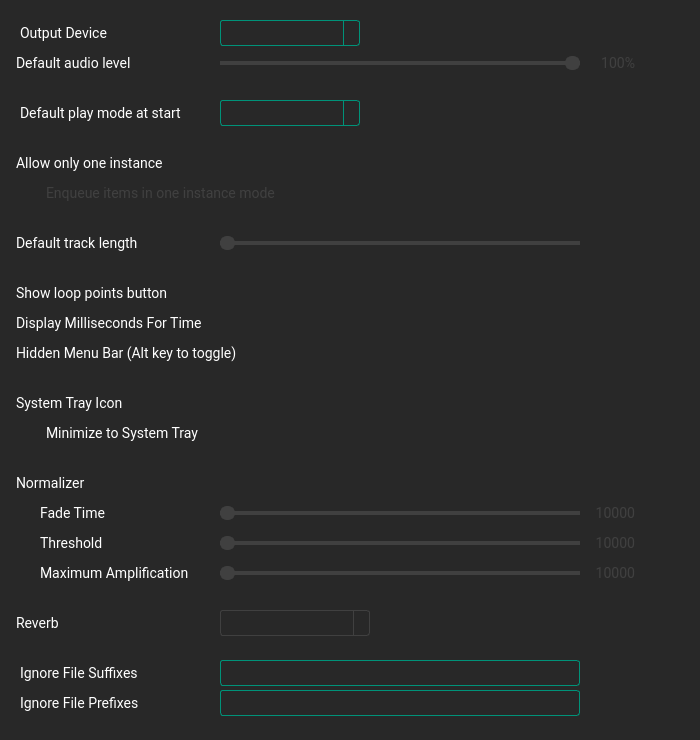
   <widget class="QWidget" name="scrollAreaWidgetContentsGeneral">
    <property name="geometry">
     <rect>
      <x>0</x>
      <y>0</y>
      <width>700</width>
      <height>740</height>
     </rect>
    </property>
    <property name="sizePolicy">
     <sizepolicy hsizetype="Preferred" vsizetype="Fixed">
      <horstretch>0</horstretch>
      <verstretch>0</verstretch>
     </sizepolicy>
    </property>
    <property name="minimumSize">
     <size>
      <width>0</width>
      <height>740</height>
     </size>
    </property>
    <property name="maximumSize">
     <size>
      <width>16777215</width>
      <height>690</height>
     </size>
    </property>
    <property name="styleSheet">
     <string notr="true">
QWidget
{
border-color:#ff2828;
selection-background-color: #333333/*selection*/;
selection-color: #ffffff/*main text*/;
font-family:Roboto;
font-size:14px;
background-color:#282828/*background*/;
color:#ffffff/*main text*/;
}
QTextEdit {
    border: 8px solid;
	border-color:#009379/*main*/; 
    border-radius: 3px;
    padding: 1px 18px 1px 3px;
    min-width: 6em;
}

QSlider::groove:horizontal { 
	background-color: #404040/*medium*/;
	height: 4px; 
	border-radius: 4px;
}
QSlider::handle:horizontal { 
	background-color: #009379/*main*/; 
	border: 2px solid #009379/*main*/; 
	width: 11px; 
	height: 20px; 
	line-height: 20px; 
	margin-top: -5px; 
	margin-bottom: -5px; 
	border-radius: 7px; 
}
QSlider::handle:horizontal:hover { 
	background-color: #00c09e/*main hover*/; 
	border: 2px solid #00c09e/*main hover*/; 
}

QSlider::sub-page:horizontal {
background-color:#009379/*main*/; 
}
QComboBox {
    border: 1px solid;
	border-color: #009379/*main*/; 
    border-radius: 3px;
    padding: 1px 18px 1px 3px;
}

QComboBox:!editable, QComboBox::drop-down:editable {
}

/* QComboBox gets the &quot;on&quot; state when the popup is open */
QComboBox:!editable:on, QComboBox::drop-down:editable:on {
    background: #333333/*selection*/
}

QComboBox:on { /* shift the text when the popup opens */
    padding-top: 3px;
    padding-left: 4px;
}

QComboBox::drop-down {
    subcontrol-origin: padding;
    subcontrol-position: top right;
    width: 15px;

    border-left-width: 1px;
    border-left-color: #009379/*main*/; 
    border-left-style: solid; /* just a single line */
    border-top-right-radius: 3px; /* same radius as the QComboBox */
    border-bottom-right-radius: 3px;
}
QComboBox QAbstractItemView {
    border: 1px solid;
	border-color: #009379/*main*/; 
    background-color:#282828/*background*/;
	outline:none;
}

QComboBox::down-arrow:on { /* shift the arrow when popup is open */
    top: 1px;
    left: 1px;
}

QLineEdit {
    border: 1px solid;
	border-color:#009379/*main*/; 
    border-radius: 3px;
    padding: 1px 18px 1px 3px;
    min-width: 6em;
}

QWidget:disabled
{
color:#404040/*medium*/;

}
QSlider::handle:disabled {
	background-color: #404040/*medium*/;
	border: 2px solid #404040/*medium*/;
}
QSlider::sub-page:horizontal:disabled {
background-color:#404040/*medium*/;
}
QComboBox:disabled {
    border: 1px solid #404040/*medium*/;

}
QComboBox::drop-down:disabled {

    border-left-color: #404040/*medium*/;

}

QCheckBox::indicator {
    width: 0px;
    height: 0px;
    border: 0px;
}
 </string>
    </property>
    <widget class="QLabel" name="labelOutputDevice">
     <property name="geometry">
      <rect>
       <x>20</x>
       <y>20</y>
       <width>125</width>
       <height>26</height>
      </rect>
     </property>
     <property name="text">
      <string>Output Device</string>
     </property>
    </widget>
    <widget class="QComboBox" name="comboBoxOutputDevice">
     <property name="geometry">
      <rect>
       <x>220</x>
       <y>20</y>
       <width>140</width>
       <height>26</height>
      </rect>
     </property>
    </widget>
    <widget class="QCheckBox" name="checkBoxDefaultAudioLevel">
     <property name="geometry">
      <rect>
       <x>10</x>
       <y>50</y>
       <width>200</width>
       <height>26</height>
      </rect>
     </property>
     <property name="text">
      <string>Default audio level</string>
     </property>
     <property name="iconSize">
      <size>
       <width>40</width>
       <height>40</height>
      </size>
     </property>
    </widget>
    <widget class="QSlider" name="sliderDefaultAudioLevel">
     <property name="enabled">
      <bool>false</bool>
     </property>
     <property name="geometry">
      <rect>
       <x>220</x>
       <y>50</y>
       <width>360</width>
       <height>26</height>
      </rect>
     </property>
     <property name="maximum">
      <number>100</number>
     </property>
     <property name="sliderPosition">
      <number>100</number>
     </property>
     <property name="orientation">
      <enum>Qt::Orientation::Horizontal</enum>
     </property>
     <property name="invertedAppearance">
      <bool>false</bool>
     </property>
     <property name="invertedControls">
      <bool>false</bool>
     </property>
     <property name="tickPosition">
      <enum>QSlider::TickPosition::NoTicks</enum>
     </property>
    </widget>
    <widget class="QLabel" name="labelDefaultAudioLevelValue">
     <property name="enabled">
      <bool>false</bool>
     </property>
     <property name="geometry">
      <rect>
       <x>590</x>
       <y>50</y>
       <width>45</width>
       <height>26</height>
      </rect>
     </property>
     <property name="text">
      <string>100%</string>
     </property>
     <property name="alignment">
      <set>Qt::AlignmentFlag::AlignRight|Qt::AlignmentFlag::AlignTrailing|Qt::AlignmentFlag::AlignVCenter</set>
     </property>
    </widget>
    <widget class="QLabel" name="labelDefaultPlayMode">
     <property name="geometry">
      <rect>
       <x>20</x>
       <y>100</y>
       <width>171</width>
       <height>26</height>
      </rect>
     </property>
     <property name="text">
      <string>Default play mode at start</string>
     </property>
    </widget>
    <widget class="QComboBox" name="comboBoxDefaultPlayMode">
     <property name="enabled">
      <bool>true</bool>
     </property>
     <property name="geometry">
      <rect>
       <x>220</x>
       <y>100</y>
       <width>140</width>
       <height>26</height>
      </rect>
     </property>
     <property name="autoFillBackground">
      <bool>false</bool>
     </property>
     <property name="styleSheet">
      <string notr="true"/>
     </property>
     <property name="editable">
      <bool>false</bool>
     </property>
     <property name="currentText">
      <string/>
     </property>
     <property name="placeholderText">
      <string/>
     </property>
     <property name="frame">
      <bool>false</bool>
     </property>
    </widget>
    <widget class="QCheckBox" name="checkBoxOnlyOneInstance">
     <property name="geometry">
      <rect>
       <x>10</x>
       <y>150</y>
       <width>301</width>
       <height>26</height>
      </rect>
     </property>
     <property name="text">
      <string>Allow only one instance</string>
     </property>
     <property name="iconSize">
      <size>
       <width>40</width>
       <height>40</height>
      </size>
     </property>
    </widget>
    <widget class="QCheckBox" name="checkBoxEnqueueItems">
     <property name="enabled">
      <bool>false</bool>
     </property>
     <property name="geometry">
      <rect>
       <x>40</x>
       <y>180</y>
       <width>301</width>
       <height>26</height>
      </rect>
     </property>
     <property name="styleSheet">
      <string notr="true"/>
     </property>
     <property name="text">
      <string>Enqueue items in one instance mode</string>
     </property>
     <property name="iconSize">
      <size>
       <width>40</width>
       <height>40</height>
      </size>
     </property>
    </widget>
    <widget class="QCheckBox" name="checkBoxDefaultTrackLength">
     <property name="enabled">
      <bool>true</bool>
     </property>
     <property name="geometry">
      <rect>
       <x>10</x>
       <y>230</y>
       <width>301</width>
       <height>26</height>
      </rect>
     </property>
     <property name="toolTip">
      <string>Limit playback duration when unknown (does not apply to network streams)</string>
     </property>
     <property name="styleSheet">
      <string notr="true"/>
     </property>
     <property name="text">
      <string>Default track length</string>
     </property>
     <property name="iconSize">
      <size>
       <width>40</width>
       <height>40</height>
      </size>
     </property>
    </widget>
    <widget class="QSlider" name="sliderDefaultTrackLength">
     <property name="enabled">
      <bool>false</bool>
     </property>
     <property name="geometry">
      <rect>
       <x>220</x>
       <y>230</y>
       <width>360</width>
       <height>26</height>
      </rect>
     </property>
     <property name="minimum">
      <number>1</number>
     </property>
     <property name="maximum">
      <number>60</number>
     </property>
     <property name="orientation">
      <enum>Qt::Orientation::Horizontal</enum>
     </property>
     <property name="invertedAppearance">
      <bool>false</bool>
     </property>
     <property name="invertedControls">
      <bool>false</bool>
     </property>
     <property name="tickPosition">
      <enum>QSlider::TickPosition::NoTicks</enum>
     </property>
    </widget>
    <widget class="QLabel" name="labelDefaultTrackLengthValue">
     <property name="enabled">
      <bool>false</bool>
     </property>
     <property name="geometry">
      <rect>
       <x>590</x>
       <y>230</y>
       <width>45</width>
       <height>26</height>
      </rect>
     </property>
     <property name="alignment">
      <set>Qt::AlignmentFlag::AlignRight|Qt::AlignmentFlag::AlignTrailing|Qt::AlignmentFlag::AlignVCenter</set>
     </property>
    </widget>
    <widget class="QCheckBox" name="checkBoxShowLoopPoints">
     <property name="enabled">
      <bool>true</bool>
     </property>
     <property name="geometry">
      <rect>
       <x>10</x>
       <y>280</y>
       <width>301</width>
       <height>26</height>
      </rect>
     </property>
     <property name="styleSheet">
      <string notr="true"/>
     </property>
     <property name="text">
      <string>Show loop points button</string>
     </property>
     <property name="iconSize">
      <size>
       <width>40</width>
       <height>40</height>
      </size>
     </property>
    </widget>
    <widget class="QCheckBox" name="checkBoxMilliseconds">
     <property name="geometry">
      <rect>
       <x>10</x>
       <y>310</y>
       <width>301</width>
       <height>26</height>
      </rect>
     </property>
     <property name="text">
      <string>Display Milliseconds For Time</string>
     </property>
     <property name="iconSize">
      <size>
       <width>40</width>
       <height>40</height>
      </size>
     </property>
    </widget>
    <widget class="QCheckBox" name="checkBoxMenuBarHidden">
     <property name="geometry">
      <rect>
       <x>10</x>
       <y>340</y>
       <width>301</width>
       <height>26</height>
      </rect>
     </property>
     <property name="text">
      <string>Hidden Menu Bar (Alt key to toggle)</string>
     </property>
     <property name="iconSize">
      <size>
       <width>40</width>
       <height>40</height>
      </size>
     </property>
    </widget>
    <widget class="QCheckBox" name="checkBoxSystray">
     <property name="geometry">
      <rect>
       <x>10</x>
       <y>390</y>
       <width>301</width>
       <height>26</height>
      </rect>
     </property>
     <property name="text">
      <string>System Tray Icon</string>
     </property>
     <property name="iconSize">
      <size>
       <width>40</width>
       <height>40</height>
      </size>
     </property>
    </widget>
    <widget class="QCheckBox" name="checkBoxMinimizeToSystray">
     <property name="geometry">
      <rect>
       <x>40</x>
       <y>420</y>
       <width>301</width>
       <height>26</height>
      </rect>
     </property>
     <property name="text">
      <string>Minimize to System Tray</string>
     </property>
     <property name="iconSize">
      <size>
       <width>40</width>
       <height>40</height>
      </size>
     </property>
    </widget>
    <widget class="QCheckBox" name="checkBoxNormalizer">
     <property name="geometry">
      <rect>
       <x>10</x>
       <y>470</y>
       <width>301</width>
       <height>26</height>
      </rect>
     </property>
     <property name="text">
      <string>Normalizer</string>
     </property>
     <property name="iconSize">
      <size>
       <width>40</width>
       <height>40</height>
      </size>
     </property>
    </widget>
    <widget class="QLabel" name="labelNormalizerFadeTime">
     <property name="geometry">
      <rect>
       <x>40</x>
       <y>500</y>
       <width>125</width>
       <height>26</height>
      </rect>
     </property>
     <property name="text">
      <string>Fade Time</string>
     </property>
    </widget>
    <widget class="QSlider" name="sliderNormalizerFadeTime">
     <property name="enabled">
      <bool>false</bool>
     </property>
     <property name="geometry">
      <rect>
       <x>220</x>
       <y>500</y>
       <width>360</width>
       <height>26</height>
      </rect>
     </property>
     <property name="maximum">
      <number>20000</number>
     </property>
     <property name="pageStep">
      <number>1000</number>
     </property>
     <property name="orientation">
      <enum>Qt::Orientation::Horizontal</enum>
     </property>
    </widget>
    <widget class="QLabel" name="labelNormalizerFadeTimeValue">
     <property name="enabled">
      <bool>false</bool>
     </property>
     <property name="geometry">
      <rect>
       <x>590</x>
       <y>500</y>
       <width>45</width>
       <height>26</height>
      </rect>
     </property>
     <property name="text">
      <string>10000</string>
     </property>
     <property name="alignment">
      <set>Qt::AlignmentFlag::AlignRight|Qt::AlignmentFlag::AlignTrailing|Qt::AlignmentFlag::AlignVCenter</set>
     </property>
    </widget>
    <widget class="QLabel" name="labelNormalizerThreshold">
     <property name="geometry">
      <rect>
       <x>40</x>
       <y>530</y>
       <width>125</width>
       <height>26</height>
      </rect>
     </property>
     <property name="text">
      <string>Threshold</string>
     </property>
    </widget>
    <widget class="QSlider" name="sliderNormalizerThreshold">
     <property name="enabled">
      <bool>false</bool>
     </property>
     <property name="geometry">
      <rect>
       <x>220</x>
       <y>530</y>
       <width>360</width>
       <height>26</height>
      </rect>
     </property>
     <property name="maximum">
      <number>100</number>
     </property>
     <property name="orientation">
      <enum>Qt::Orientation::Horizontal</enum>
     </property>
    </widget>
    <widget class="QLabel" name="labelNormalizerThresholdValue">
     <property name="enabled">
      <bool>false</bool>
     </property>
     <property name="geometry">
      <rect>
       <x>590</x>
       <y>530</y>
       <width>45</width>
       <height>26</height>
      </rect>
     </property>
     <property name="text">
      <string>10000</string>
     </property>
     <property name="alignment">
      <set>Qt::AlignmentFlag::AlignRight|Qt::AlignmentFlag::AlignTrailing|Qt::AlignmentFlag::AlignVCenter</set>
     </property>
    </widget>
    <widget class="QLabel" name="labelNormalizerMaxAmp">
     <property name="geometry">
      <rect>
       <x>40</x>
       <y>560</y>
       <width>161</width>
       <height>26</height>
      </rect>
     </property>
     <property name="text">
      <string>Maximum Amplification</string>
     </property>
    </widget>
    <widget class="QSlider" name="sliderNormalizerMaxAmp">
     <property name="enabled">
      <bool>false</bool>
     </property>
     <property name="geometry">
      <rect>
       <x>220</x>
       <y>560</y>
       <width>360</width>
       <height>26</height>
      </rect>
     </property>
     <property name="minimum">
      <number>1</number>
     </property>
     <property name="maximum">
      <number>100000</number>
     </property>
     <property name="pageStep">
      <number>1000</number>
     </property>
     <property name="orientation">
      <enum>Qt::Orientation::Horizontal</enum>
     </property>
    </widget>
    <widget class="QLabel" name="labelNormalizerMaxAmpValue">
     <property name="enabled">
      <bool>false</bool>
     </property>
     <property name="geometry">
      <rect>
       <x>590</x>
       <y>560</y>
       <width>45</width>
       <height>26</height>
      </rect>
     </property>
     <property name="text">
      <string>10000</string>
     </property>
     <property name="alignment">
      <set>Qt::AlignmentFlag::AlignRight|Qt::AlignmentFlag::AlignTrailing|Qt::AlignmentFlag::AlignVCenter</set>
     </property>
    </widget>
    <widget class="QCheckBox" name="checkBoxReverb">
     <property name="geometry">
      <rect>
       <x>10</x>
       <y>610</y>
       <width>301</width>
       <height>26</height>
      </rect>
     </property>
     <property name="text">
      <string>Reverb</string>
     </property>
     <property name="iconSize">
      <size>
       <width>40</width>
       <height>40</height>
      </size>
     </property>
    </widget>
    <widget class="QComboBox" name="comboBoxReverb">
     <property name="enabled">
      <bool>false</bool>
     </property>
     <property name="geometry">
      <rect>
       <x>220</x>
       <y>610</y>
       <width>150</width>
       <height>26</height>
      </rect>
     </property>
    </widget>
    <widget class="QLabel" name="labelIgnoreSuffixes">
     <property name="geometry">
      <rect>
       <x>20</x>
       <y>660</y>
       <width>125</width>
       <height>26</height>
      </rect>
     </property>
     <property name="text">
      <string>Ignore File Suffixes</string>
     </property>
    </widget>
    <widget class="QLineEdit" name="lineEditIgnoreSuffixes">
     <property name="geometry">
      <rect>
       <x>220</x>
       <y>660</y>
       <width>360</width>
       <height>26</height>
      </rect>
     </property>
    </widget>
    <widget class="QLabel" name="labelIgnorePrefixes">
     <property name="geometry">
      <rect>
       <x>20</x>
       <y>690</y>
       <width>125</width>
       <height>26</height>
      </rect>
     </property>
     <property name="text">
      <string>Ignore File Prefixes</string>
     </property>
    </widget>
    <widget class="QLineEdit" name="lineEditIgnorePrefixes">
     <property name="geometry">
      <rect>
       <x>220</x>
       <y>690</y>
       <width>360</width>
       <height>26</height>
      </rect>
     </property>
    </widget>
   </widget>
